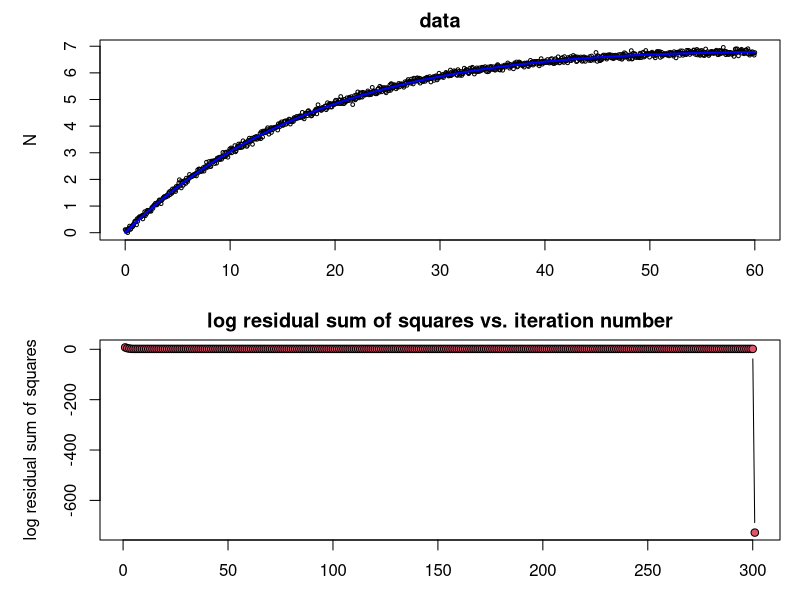

This figure's R source: (Note: this script raises an error after producing the figure.)
## Taken from example in the minpack guide
library(minpack.lm) #for non-linear least squares

#f <- function(TT, A, B, k1, k2){
#  expr <- expression(B + (A-B)*(1-exp(-1*k1*TT))+(A-B)*(1-exp(-1*k2*TT)))
#  eval(expr)
#}

#j <- function(TT, A, B, k1, k2){
#  expr <- expression(B + (A-B)*(1-exp(-1*k1*TT))+(A-B)*(1-exp(-1*k2*TT)))
#  c(eval(D(expr,"A")),eval(D(expr,"B")),eval(D(expr,"k1")),eval(D(expr,"k2")))
#}

#f <- function(TT, A, k1){
#  expr <- expression(A*(1-exp(-1*k1*TT)))
#  eval(expr)
#}

#j <- function(TT, A, k1){
#  expr <- expression(A*(1-exp(-1*k1*TT)))
#  c(eval(D(expr,"A")),eval(D(expr,"k1")))
#}

f <- function(TT, A, B, k1, k2){
  expr <- expression(A*(1-exp(-1*k1*TT))+B*(1-exp(-1*k2*TT)))
  eval(expr)
}

j <- function(TT, A, B, k1, k2){
  expr <- expression(A*(1-exp(-1*k1*TT))+B*(1-exp(-1*k2*TT)))
  c(eval(D(expr,"A")),eval(D(expr,"B")),eval(D(expr,"k1")),eval(D(expr,"k2")))
}

fcn <- function(p,TT,N,fcall,jcall){
  (N-do.call("fcall", c(list(TT = TT), as.list(p))))
}

fcn.jac <- function(p,TT,N,fcall,jcall){
  -do.call("jcall", c(list(TT = TT), as.list(p)))
}

TT=seq(0,60,length.out=1000)

#initial input data
p <- c(A=8,B=1,k1=0.05,k2=-0.01)
Ndet <- do.call("f", c(list(TT = TT), as.list(p)))

N <- Ndet + rnorm(length(Ndet), sd=.01*max(Ndet))
par(mfrow=c(2,1), mar = c(3,5,2,1))
plot(TT, N, bg = "black", cex = 0.5, main="data")

guess <- c(A=8,B=1,k1=0.1,k2=-0.01)

out <- nls.lm(par = guess, fn = fcn, jac = fcn.jac,
              fcall = f, jcall = j,
              TT = TT, N = N, control = nls.lm.control(nprint=1,maxiter=300))

N1 <- do.call("f", c(list(TT = TT), out$par))
lines(TT, N1, col="blue", lwd=2)

plot(1:(out$niter+1), log(out$rsstrace), type="b",
     main="log residual sum of squares vs. iteration number",
     xlab="iteration", ylab="log residual sum of squares", pch=21,bg=2)
## get information regarding standard errors
summary(out)
